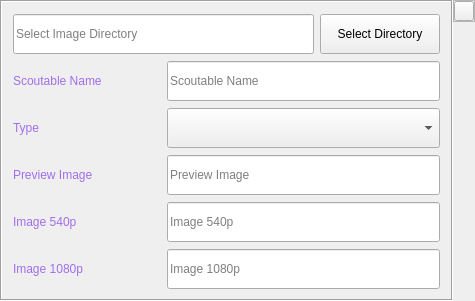
<?xml version="1.0" encoding="UTF-8"?>
<ui version="4.0">
 <class>scoutables_item</class>
 <widget class="QWidget" name="scoutables_item">
  <property name="geometry">
   <rect>
    <x>0</x>
    <y>0</y>
    <width>475</width>
    <height>301</height>
   </rect>
  </property>
  <property name="windowTitle">
   <string>Form</string>
  </property>
  <property name="styleSheet">
   <string notr="true">
QWidget{
	color: rgb(221, 221, 221);
	font: 10pt &quot;Segoe UI&quot;;
}

/* /////////////////////////////////////////////////////////////////////////////////////////////////
Tooltip */
QToolTip {
	color: #ffffff;
	background-color: rgba(33, 37, 43, 180);
	border: 1px solid rgb(44, 49, 58);
	background-image: none;
	background-position: left center;
    background-repeat: no-repeat;
	border: none;
	border-left: 2px solid rgb(255, 121, 198);
	text-align: left;
	padding-left: 8px;
	margin: 0px;
}

/* /////////////////////////////////////////////////////////////////////////////////////////////////
Bg App */
#bgApp {	
	background-color: rgb(40, 44, 52);
	border: 1px solid rgb(44, 49, 58);
}

/* /////////////////////////////////////////////////////////////////////////////////////////////////
Left Menu */
#leftMenuBg {	
	background-color: rgb(33, 37, 43);
}
#topLogo {
	background-color: rgb(33, 37, 43);
	background-image: url(:/images/images/images/PyDracula.png);
	background-position: centered;
	background-repeat: no-repeat;
}
#titleLeftApp { font: 63 12pt &quot;Segoe UI Semibold&quot;; }
#titleLeftDescription { font: 8pt &quot;Segoe UI&quot;; color: rgb(189, 147, 249); }

/* MENUS */
#topMenu .QPushButton {	
	background-position: left center;
    background-repeat: no-repeat;
	border: none;
	border-left: 22px solid transparent;
	background-color: transparent;
	text-align: left;
	padding-left: 44px;
}
#topMenu .QPushButton:hover {
	background-color: rgb(40, 44, 52);
}
#topMenu .QPushButton:pressed {	
	background-color: rgb(189, 147, 249);
	color: rgb(255, 255, 255);
}
#bottomMenu .QPushButton {	
	background-position: left center;
    background-repeat: no-repeat;
	border: none;
	border-left: 20px solid transparent;
	background-color:transparent;
	text-align: left;
	padding-left: 44px;
}
#bottomMenu .QPushButton:hover {
	background-color: rgb(40, 44, 52);
}
#bottomMenu .QPushButton:pressed {	
	background-color: rgb(189, 147, 249);
	color: rgb(255, 255, 255);
}
#leftMenuFrame{
	border-top: 3px solid rgb(44, 49, 58);
}

/* Toggle Button */
#toggleButton {
	background-position: left center;
    background-repeat: no-repeat;
	border: none;
	border-left: 20px solid transparent;
	background-color: rgb(37, 41, 48);
	text-align: left;
	padding-left: 44px;
	color: rgb(113, 126, 149);
}
#toggleButton:hover {
	background-color: rgb(40, 44, 52);
}
#toggleButton:pressed {
	background-color: rgb(189, 147, 249);
}

/* Title Menu */
#titleRightInfo { padding-left: 10px; }


/* /////////////////////////////////////////////////////////////////////////////////////////////////
Extra Tab */
#extraLeftBox {	
	background-color: rgb(44, 49, 58);
}
#extraTopBg{	
	background-color: rgb(189, 147, 249)
}

/* Icon */
#extraIcon {
	background-position: center;
	background-repeat: no-repeat;
	background-image: url(:/icons/images/icons/icon_settings.png);
}

/* Label */
#extraLabel { color: rgb(255, 255, 255); }

/* Btn Close */
#extraCloseColumnBtn { background-color: rgba(255, 255, 255, 0); border: none;  border-radius: 5px; }
#extraCloseColumnBtn:hover { background-color: rgb(196, 161, 249); border-style: solid; border-radius: 4px; }
#extraCloseColumnBtn:pressed { background-color: rgb(180, 141, 238); border-style: solid; border-radius: 4px; }

/* Extra Content */
#extraContent{
	border-top: 3px solid rgb(40, 44, 52);
}

/* Extra Top Menus */
#extraTopMenu .QPushButton {
background-position: left center;
    background-repeat: no-repeat;
	border: none;
	border-left: 22px solid transparent;
	background-color:transparent;
	text-align: left;
	padding-left: 44px;
}
#extraTopMenu .QPushButton:hover {
	background-color: rgb(40, 44, 52);
}
#extraTopMenu .QPushButton:pressed {	
	background-color: rgb(189, 147, 249);
	color: rgb(255, 255, 255);
}

/* /////////////////////////////////////////////////////////////////////////////////////////////////
Content App */
#contentTopBg{	
	background-color: rgb(33, 37, 43);
}
#contentBottom{
	border-top: 3px solid rgb(44, 49, 58);
}

/* Top Buttons */
#rightButtons .QPushButton { background-color: rgba(255, 255, 255, 0); border: none;  border-radius: 5px; }
#rightButtons .QPushButton:hover { background-color: rgb(44, 49, 57); border-style: solid; border-radius: 4px; }
#rightButtons .QPushButton:pressed { background-color: rgb(23, 26, 30); border-style: solid; border-radius: 4px; }

/* Theme Settings */
#extraRightBox { background-color: rgb(44, 49, 58); }
#themeSettingsTopDetail { background-color: rgb(189, 147, 249); }

/* Bottom Bar */
#bottomBar { background-color: rgb(44, 49, 58); }
#bottomBar QLabel { font-size: 11px; color: rgb(113, 126, 149); padding-left: 10px; padding-right: 10px; padding-bottom: 2px; }

/* CONTENT SETTINGS */
/* MENUS */
#contentSettings .QPushButton {	
	background-position: left center;
    background-repeat: no-repeat;
	border: none;
	border-left: 22px solid transparent;
	background-color:transparent;
	text-align: left;
	padding-left: 44px;
}
#contentSettings .QPushButton:hover {
	background-color: rgb(40, 44, 52);
}
#contentSettings .QPushButton:pressed {	
	background-color: rgb(189, 147, 249);
	color: rgb(255, 255, 255);
}

/* /////////////////////////////////////////////////////////////////////////////////////////////////
QTableWidget */
QTableWidget {	
	background-color: transparent;
	padding: 10px;
	border-radius: 5px;
	gridline-color: rgb(44, 49, 58);
	border-bottom: 1px solid rgb(44, 49, 60);
}
QTableWidget::item{
	border-color: rgb(44, 49, 60);
	padding-left: 5px;
	padding-right: 5px;
	gridline-color: rgb(44, 49, 60);
}
QTableWidget::item:selected{
	background-color: rgb(189, 147, 249);
}
QHeaderView::section{
	background-color: rgb(33, 37, 43);
	max-width: 30px;
	border: 1px solid rgb(44, 49, 58);
	border-style: none;
    border-bottom: 1px solid rgb(44, 49, 60);
    border-right: 1px solid rgb(44, 49, 60);
}
QTableWidget::horizontalHeader {	
	background-color: rgb(33, 37, 43);
}
QHeaderView::section:horizontal
{
    border: 1px solid rgb(33, 37, 43);
	background-color: rgb(33, 37, 43);
	padding: 3px;
	border-top-left-radius: 7px;
    border-top-right-radius: 7px;
}
QHeaderView::section:vertical
{
    border: 1px solid rgb(44, 49, 60);
}

/* /////////////////////////////////////////////////////////////////////////////////////////////////
LineEdit */
QLineEdit {
	background-color: rgb(33, 37, 43);
	border-radius: 5px;
	border: 2px solid rgb(33, 37, 43);
	padding-left: 10px;
	selection-color: rgb(255, 255, 255);
	selection-background-color: rgb(255, 121, 198);
}
QLineEdit:hover {
	border: 2px solid rgb(64, 71, 88);
}
QLineEdit:focus {
	border: 2px solid rgb(91, 101, 124);
}

/* /////////////////////////////////////////////////////////////////////////////////////////////////
PlainTextEdit */
QPlainTextEdit {
	background-color: rgb(27, 29, 35);
	border-radius: 5px;
	padding: 10px;
	selection-color: rgb(255, 255, 255);
	selection-background-color: rgb(255, 121, 198);
}
QPlainTextEdit  QScrollBar:vertical {
    width: 8px;
 }
QPlainTextEdit  QScrollBar:horizontal {
    height: 8px;
 }
QPlainTextEdit:hover {
	border: 2px solid rgb(64, 71, 88);
}
QPlainTextEdit:focus {
	border: 2px solid rgb(91, 101, 124);
}

/* /////////////////////////////////////////////////////////////////////////////////////////////////
ScrollBars */
QScrollBar:horizontal {
    border: none;
    background: rgb(52, 59, 72);
    height: 8px;
    margin: 0px 21px 0 21px;
	border-radius: 0px;
}
QScrollBar::handle:horizontal {
    background: rgb(189, 147, 249);
    min-width: 25px;
	border-radius: 4px
}
QScrollBar::add-line:horizontal {
    border: none;
    background: rgb(55, 63, 77);
    width: 20px;
	border-top-right-radius: 4px;
    border-bottom-right-radius: 4px;
    subcontrol-position: right;
    subcontrol-origin: margin;
}
QScrollBar::sub-line:horizontal {
    border: none;
    background: rgb(55, 63, 77);
    width: 20px;
	border-top-left-radius: 4px;
    border-bottom-left-radius: 4px;
    subcontrol-position: left;
    subcontrol-origin: margin;
}
QScrollBar::up-arrow:horizontal, QScrollBar::down-arrow:horizontal
{
     background: none;
}
QScrollBar::add-page:horizontal, QScrollBar::sub-page:horizontal
{
     background: none;
}
 QScrollBar:vertical {
	border: none;
    background: rgb(52, 59, 72);
    width: 8px;
    margin: 21px 0 21px 0;
	border-radius: 0px;
 }
 QScrollBar::handle:vertical {	
	background: rgb(189, 147, 249);
    min-height: 25px;
	border-radius: 4px
 }
 QScrollBar::add-line:vertical {
     border: none;
    background: rgb(55, 63, 77);
     height: 20px;
	border-bottom-left-radius: 4px;
    border-bottom-right-radius: 4px;
     subcontrol-position: bottom;
     subcontrol-origin: margin;
 }
 QScrollBar::sub-line:vertical {
	border: none;
    background: rgb(55, 63, 77);
     height: 20px;
	border-top-left-radius: 4px;
    border-top-right-radius: 4px;
     subcontrol-position: top;
     subcontrol-origin: margin;
 }
 QScrollBar::up-arrow:vertical, QScrollBar::down-arrow:vertical {
     background: none;
 }

 QScrollBar::add-page:vertical, QScrollBar::sub-page:vertical {
     background: none;
 }

/* /////////////////////////////////////////////////////////////////////////////////////////////////
CheckBox */
QCheckBox::indicator {
    border: 3px solid rgb(52, 59, 72);
	width: 15px;
	height: 15px;
	border-radius: 10px;
    background: rgb(44, 49, 60);
}
QCheckBox::indicator:hover {
    border: 3px solid rgb(58, 66, 81);
}
QCheckBox::indicator:checked {
    background: 3px solid rgb(52, 59, 72);
	border: 3px solid rgb(52, 59, 72);	
	background-image: url(:/icons/images/icons/cil-check-alt.png);
}

/* /////////////////////////////////////////////////////////////////////////////////////////////////
RadioButton */
QRadioButton::indicator {
    border: 3px solid rgb(52, 59, 72);
	width: 15px;
	height: 15px;
	border-radius: 10px;
    background: rgb(44, 49, 60);
}
QRadioButton::indicator:hover {
    border: 3px solid rgb(58, 66, 81);
}
QRadioButton::indicator:checked {
    background: 3px solid rgb(94, 106, 130);
	border: 3px solid rgb(52, 59, 72);	
}

/* /////////////////////////////////////////////////////////////////////////////////////////////////
ComboBox */
QComboBox{
	background-color: rgb(27, 29, 35);
	border-radius: 5px;
	border: 2px solid rgb(33, 37, 43);
	padding: 5px;
	padding-left: 10px;
}
QComboBox:hover{
	border: 2px solid rgb(64, 71, 88);
}
QComboBox::drop-down {
	subcontrol-origin: padding;
	subcontrol-position: top right;
	width: 25px; 
	border-left-width: 3px;
	border-left-color: rgba(39, 44, 54, 150);
	border-left-style: solid;
	border-top-right-radius: 3px;
	border-bottom-right-radius: 3px;	
	background-image: url(:/icons/images/icons/cil-arrow-bottom.png);
	background-position: center;
	background-repeat: no-reperat;
 }
QComboBox QAbstractItemView {
	color: rgb(255, 121, 198);	
	background-color: rgb(33, 37, 43);
	padding: 10px;
	selection-background-color: rgb(39, 44, 54);
}

/* /////////////////////////////////////////////////////////////////////////////////////////////////
Sliders */
QSlider::groove:horizontal {
    border-radius: 5px;
    height: 10px;
	margin: 0px;
	background-color: rgb(52, 59, 72);
}
QSlider::groove:horizontal:hover {
	background-color: rgb(55, 62, 76);
}
QSlider::handle:horizontal {
    background-color: rgb(189, 147, 249);
    border: none;
    height: 10px;
    width: 10px;
    margin: 0px;
	border-radius: 5px;
}
QSlider::handle:horizontal:hover {
    background-color: rgb(195, 155, 255);
}
QSlider::handle:horizontal:pressed {
    background-color: rgb(255, 121, 198);
}

QSlider::groove:vertical {
    border-radius: 5px;
    width: 10px;
    margin: 0px;
	background-color: rgb(52, 59, 72);
}
QSlider::groove:vertical:hover {
	background-color: rgb(55, 62, 76);
}
QSlider::handle:vertical {
    background-color: rgb(189, 147, 249);
	border: none;
    height: 10px;
    width: 10px;
    margin: 0px;
	border-radius: 5px;
}
QSlider::handle:vertical:hover {
    background-color: rgb(195, 155, 255);
}
QSlider::handle:vertical:pressed {
    background-color: rgb(255, 121, 198);
}
/* /////////////////////////////////////////////////////////////////////////////////////////////////
QListWidget */
QListWidget{
	border: none;
}

/* /////////////////////////////////////////////////////////////////////////////////////////////////
CommandLinkButton */
QCommandLinkButton {	
	color: rgb(255, 121, 198);
	border-radius: 5px;
	padding: 5px;
	color: rgb(255, 170, 255);
}
QCommandLinkButton:hover {	
	color: rgb(255, 170, 255);
	background-color: rgb(44, 49, 60);
}
QCommandLinkButton:pressed {	
	color: rgb(189, 147, 249);
	background-color: rgb(52, 58, 71);
}

/* QTabBar */
QTabWidget::pane {
  border: 2px solid rgb(33, 37, 43);
  top:-1px; 
  /*background: rgb(245, 245, 245);*/
} 

QTabBar::tab {  
    background-color: rgba(255, 255, 255, 40);
    min-width: 100px; 
    min-height:22px;
    padding: 0px  2px; 
    color: white;
    border-radius: 5px;
    margin-left:2px;
    margin-right:2px;
}
QTabBar::tab:selected {  
    color: black;
    background-color: rgba(255, 255, 255, 200);
    margin-top: 0px;
}
QTabBar::tab:hover {  
    color: black;
    background-color: rgba(255, 255, 255, 100);
    margin-top: 0px;
}

/* QGroupBox */
QGroupBox { border: 1px solid  rgb(255, 121, 198); border-radius: 5px; margin-top: 0.5em; }
QGroupBox::title { subcontrol-origin: margin; left: 10px; padding: 0 3px 0 3px; }
QGroupBox::title { color: rgb(161, 110, 235); }
/* /////////////////////////////////////////////////////////////////////////////////////////////////
Button */
#pagesContainer QPushButton {
	border: 2px solid rgb(52, 59, 72);
	border-radius: 5px;	
	background-color: rgb(52, 59, 72);
}
#pagesContainer QPushButton:hover {
	background-color: rgb(57, 65, 80);
	border: 2px solid rgb(61, 70, 86);
}
#pagesContainer QPushButton:pressed {	
	background-color: rgb(35, 40, 49);
	border: 2px solid rgb(43, 50, 61);
}
R</string>
  </property>
  <layout class="QHBoxLayout" name="horizontalLayout">
   <property name="leftMargin">
    <number>0</number>
   </property>
   <property name="topMargin">
    <number>0</number>
   </property>
   <property name="rightMargin">
    <number>0</number>
   </property>
   <property name="bottomMargin">
    <number>0</number>
   </property>
   <item>
    <widget class="QFrame" name="content_frame">
     <property name="frameShape">
      <enum>QFrame::NoFrame</enum>
     </property>
     <property name="frameShadow">
      <enum>QFrame::Sunken</enum>
     </property>
     <layout class="QHBoxLayout" name="horizontalLayout_2">
      <property name="spacing">
       <number>0</number>
      </property>
      <property name="leftMargin">
       <number>0</number>
      </property>
      <property name="topMargin">
       <number>0</number>
      </property>
      <property name="rightMargin">
       <number>0</number>
      </property>
      <property name="bottomMargin">
       <number>0</number>
      </property>
      <item>
       <widget class="QFrame" name="frame_2">
        <property name="sizePolicy">
         <sizepolicy hsizetype="Expanding" vsizetype="Expanding">
          <horstretch>0</horstretch>
          <verstretch>0</verstretch>
         </sizepolicy>
        </property>
        <property name="styleSheet">
         <string notr="true"/>
        </property>
        <property name="frameShape">
         <enum>QFrame::Box</enum>
        </property>
        <property name="frameShadow">
         <enum>QFrame::Sunken</enum>
        </property>
        <layout class="QGridLayout" name="gridLayout">
         <property name="leftMargin">
          <number>11</number>
         </property>
         <property name="topMargin">
          <number>11</number>
         </property>
         <property name="rightMargin">
          <number>11</number>
         </property>
         <item row="3" column="1" colspan="2">
          <widget class="QLineEdit" name="preview_image">
           <property name="minimumSize">
            <size>
             <width>0</width>
             <height>40</height>
            </size>
           </property>
           <property name="maximumSize">
            <size>
             <width>16777215</width>
             <height>40</height>
            </size>
           </property>
           <property name="placeholderText">
            <string>Preview Image</string>
           </property>
          </widget>
         </item>
         <item row="0" column="0" colspan="2">
          <widget class="QLineEdit" name="img_path">
           <property name="minimumSize">
            <size>
             <width>300</width>
             <height>40</height>
            </size>
           </property>
           <property name="maximumSize">
            <size>
             <width>16777215</width>
             <height>40</height>
            </size>
           </property>
           <property name="placeholderText">
            <string>Select Image Directory</string>
           </property>
          </widget>
         </item>
         <item row="4" column="0">
          <widget class="QLabel" name="label_4">
           <property name="styleSheet">
            <string notr="true">font: 700 10pt &quot;Segoe UI&quot;;
color: rgb(161, 110, 235);</string>
           </property>
           <property name="text">
            <string>Image 540p</string>
           </property>
          </widget>
         </item>
         <item row="1" column="0">
          <widget class="QLabel" name="label">
           <property name="styleSheet">
            <string notr="true">font: 700 10pt &quot;Segoe UI&quot;;
color: rgb(161, 110, 235);</string>
           </property>
           <property name="text">
            <string>Scoutable Name</string>
           </property>
          </widget>
         </item>
         <item row="3" column="0">
          <widget class="QLabel" name="label_3">
           <property name="styleSheet">
            <string notr="true">font: 700 10pt &quot;Segoe UI&quot;;
color: rgb(161, 110, 235);</string>
           </property>
           <property name="text">
            <string>Preview Image</string>
           </property>
          </widget>
         </item>
         <item row="4" column="1" colspan="2">
          <widget class="QLineEdit" name="img_540p">
           <property name="minimumSize">
            <size>
             <width>0</width>
             <height>40</height>
            </size>
           </property>
           <property name="maximumSize">
            <size>
             <width>16777215</width>
             <height>40</height>
            </size>
           </property>
           <property name="placeholderText">
            <string>Image 540p</string>
           </property>
          </widget>
         </item>
         <item row="2" column="0">
          <widget class="QLabel" name="label_2">
           <property name="styleSheet">
            <string notr="true">font: 700 10pt &quot;Segoe UI&quot;;
color: rgb(161, 110, 235);</string>
           </property>
           <property name="text">
            <string>Type</string>
           </property>
          </widget>
         </item>
         <item row="1" column="1" colspan="2">
          <widget class="QLineEdit" name="scoutables_name">
           <property name="minimumSize">
            <size>
             <width>0</width>
             <height>40</height>
            </size>
           </property>
           <property name="maximumSize">
            <size>
             <width>16777215</width>
             <height>40</height>
            </size>
           </property>
           <property name="placeholderText">
            <string>Scoutable Name</string>
           </property>
          </widget>
         </item>
         <item row="0" column="2">
          <widget class="QPushButton" name="select_directory">
           <property name="minimumSize">
            <size>
             <width>120</width>
             <height>40</height>
            </size>
           </property>
           <property name="maximumSize">
            <size>
             <width>120</width>
             <height>40</height>
            </size>
           </property>
           <property name="text">
            <string>Select Directory</string>
           </property>
          </widget>
         </item>
         <item row="5" column="0">
          <widget class="QLabel" name="label_5">
           <property name="styleSheet">
            <string notr="true">font: 700 10pt &quot;Segoe UI&quot;;
color: rgb(161, 110, 235);
</string>
           </property>
           <property name="text">
            <string>Image 1080p</string>
           </property>
          </widget>
         </item>
         <item row="2" column="1" colspan="2">
          <widget class="QComboBox" name="type">
           <property name="minimumSize">
            <size>
             <width>0</width>
             <height>40</height>
            </size>
           </property>
           <property name="maximumSize">
            <size>
             <width>16777215</width>
             <height>40</height>
            </size>
           </property>
           <property name="currentIndex">
            <number>-1</number>
           </property>
           <property name="placeholderText">
            <string>Select Type</string>
           </property>
           <item>
            <property name="text">
             <string>Visit</string>
            </property>
           </item>
           <item>
            <property name="text">
             <string>Explore</string>
            </property>
           </item>
          </widget>
         </item>
         <item row="5" column="1" colspan="2">
          <widget class="QLineEdit" name="img_1080p">
           <property name="minimumSize">
            <size>
             <width>0</width>
             <height>40</height>
            </size>
           </property>
           <property name="maximumSize">
            <size>
             <width>16777215</width>
             <height>40</height>
            </size>
           </property>
           <property name="placeholderText">
            <string>Image 1080p</string>
           </property>
          </widget>
         </item>
        </layout>
       </widget>
      </item>
      <item alignment="Qt::AlignTop">
       <widget class="QFrame" name="frame">
        <property name="frameShape">
         <enum>QFrame::StyledPanel</enum>
        </property>
        <property name="frameShadow">
         <enum>QFrame::Raised</enum>
        </property>
        <layout class="QHBoxLayout" name="horizontalLayout_3">
         <property name="leftMargin">
          <number>0</number>
         </property>
         <property name="topMargin">
          <number>0</number>
         </property>
         <property name="rightMargin">
          <number>0</number>
         </property>
         <property name="bottomMargin">
          <number>0</number>
         </property>
         <item>
          <widget class="QPushButton" name="delete_item">
           <property name="minimumSize">
            <size>
             <width>20</width>
             <height>20</height>
            </size>
           </property>
           <property name="maximumSize">
            <size>
             <width>20</width>
             <height>20</height>
            </size>
           </property>
           <property name="text">
            <string/>
           </property>
           <property name="icon">
            <iconset>
             <normaloff>../images/extra icons/delete-red.png</normaloff>../images/extra icons/delete-red.png</iconset>
           </property>
          </widget>
         </item>
        </layout>
       </widget>
      </item>
     </layout>
    </widget>
   </item>
  </layout>
 </widget>
 <resources/>
 <connections/>
</ui>
